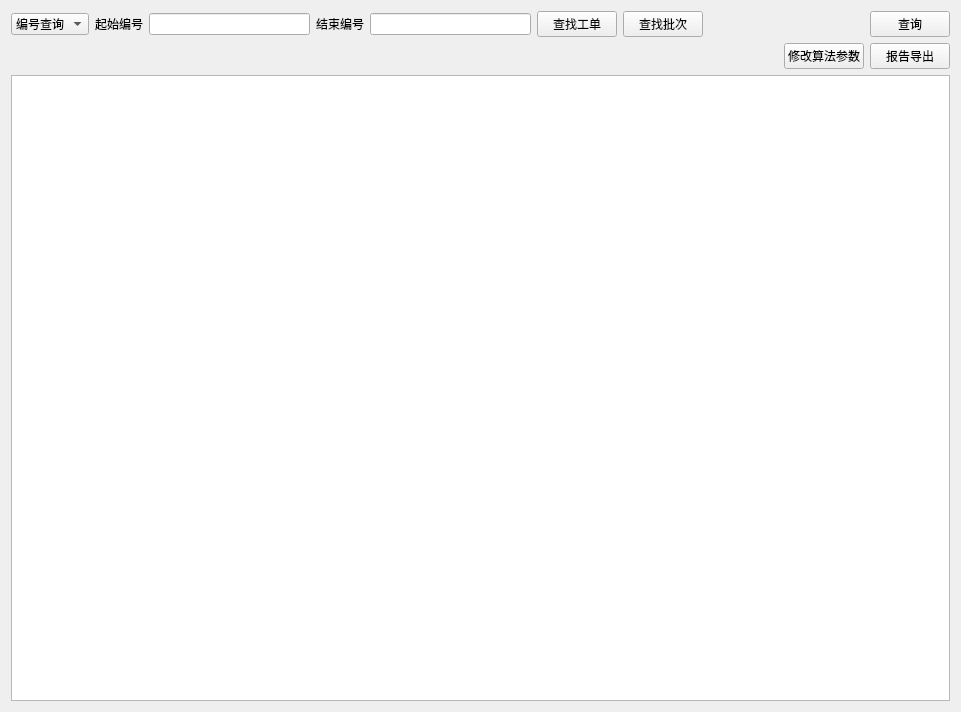
<?xml version="1.0" encoding="UTF-8"?>
<ui version="4.0">
 <class>aging_mi_widget</class>
 <widget class="QWidget" name="aging_mi_widget">
  <property name="geometry">
   <rect>
    <x>0</x>
    <y>0</y>
    <width>961</width>
    <height>712</height>
   </rect>
  </property>
  <property name="windowTitle">
   <string>Form</string>
  </property>
  <layout class="QVBoxLayout" name="verticalLayout_2">
   <item>
    <layout class="QVBoxLayout" name="verticalLayout">
     <item>
      <layout class="QGridLayout" name="gridLayout" columnstretch="0,0,0,0,0,0,0,0,0">
       <item row="0" column="1">
        <widget class="QLabel" name="start_id_lb">
         <property name="text">
          <string>起始编号</string>
         </property>
        </widget>
       </item>
       <item row="0" column="0">
        <widget class="QComboBox" name="select_way_cb">
         <item>
          <property name="text">
           <string>编号查询</string>
          </property>
         </item>
         <item>
          <property name="text">
           <string>工单查询</string>
          </property>
         </item>
         <item>
          <property name="text">
           <string>批次查询</string>
          </property>
         </item>
        </widget>
       </item>
       <item row="0" column="7">
        <spacer name="horizontalSpacer">
         <property name="orientation">
          <enum>Qt::Horizontal</enum>
         </property>
         <property name="sizeHint" stdset="0">
          <size>
           <width>40</width>
           <height>20</height>
          </size>
         </property>
        </spacer>
       </item>
       <item row="0" column="5">
        <widget class="QPushButton" name="sel_workorder_pb">
         <property name="text">
          <string>查找工单</string>
         </property>
        </widget>
       </item>
       <item row="0" column="6">
        <widget class="QPushButton" name="batch_pb">
         <property name="text">
          <string>查找批次</string>
         </property>
        </widget>
       </item>
       <item row="0" column="8">
        <widget class="QPushButton" name="select_pb">
         <property name="text">
          <string>查询</string>
         </property>
        </widget>
       </item>
       <item row="0" column="2">
        <widget class="QLineEdit" name="start_id_edt"/>
       </item>
       <item row="0" column="3">
        <widget class="QLabel" name="stop_id_lb">
         <property name="text">
          <string>结束编号</string>
         </property>
        </widget>
       </item>
       <item row="0" column="4">
        <widget class="QLineEdit" name="stop_id_edt"/>
       </item>
      </layout>
     </item>
     <item>
      <layout class="QHBoxLayout" name="horizontalLayout">
       <item>
        <widget class="QLabel" name="msg_lb">
         <property name="text">
          <string/>
         </property>
        </widget>
       </item>
       <item>
        <spacer name="horizontalSpacer_2">
         <property name="orientation">
          <enum>Qt::Horizontal</enum>
         </property>
         <property name="sizeHint" stdset="0">
          <size>
           <width>40</width>
           <height>20</height>
          </size>
         </property>
        </spacer>
       </item>
       <item>
        <widget class="QPushButton" name="pushButton">
         <property name="text">
          <string>修改算法参数</string>
         </property>
        </widget>
       </item>
       <item>
        <widget class="QPushButton" name="export_pb">
         <property name="text">
          <string>报告导出</string>
         </property>
        </widget>
       </item>
      </layout>
     </item>
    </layout>
   </item>
   <item>
    <widget class="QTableWidget" name="tableWidget"/>
   </item>
  </layout>
 </widget>
 <resources/>
 <connections/>
</ui>
